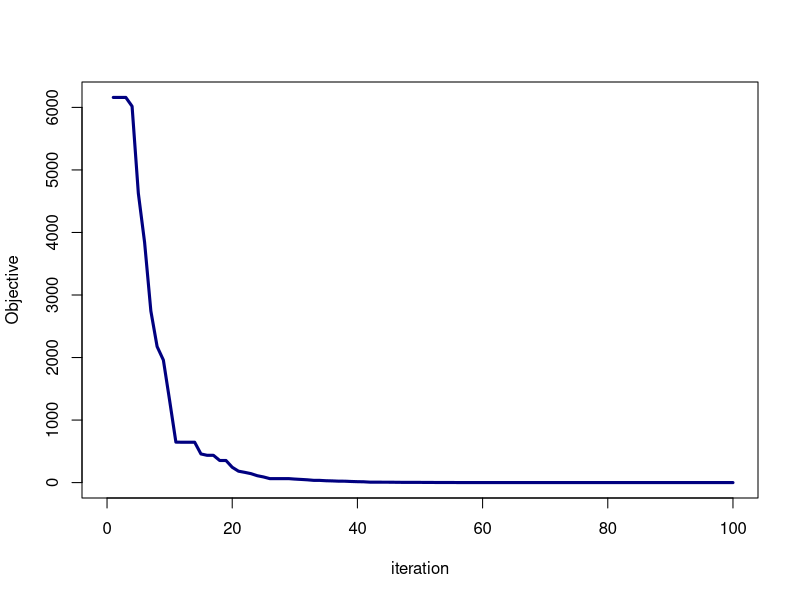
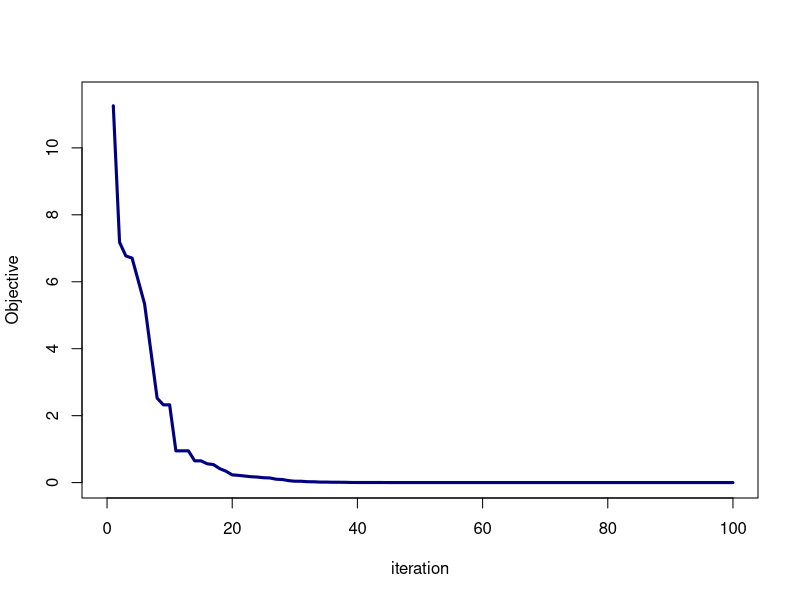
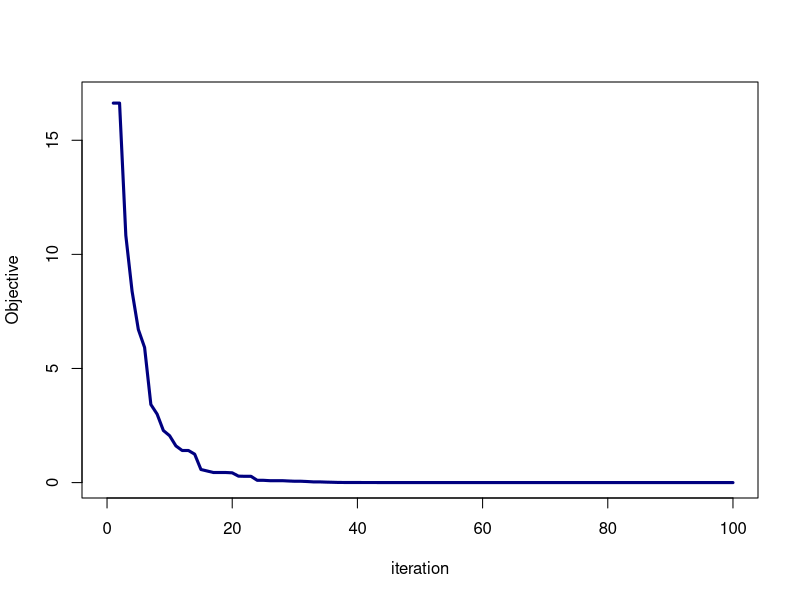
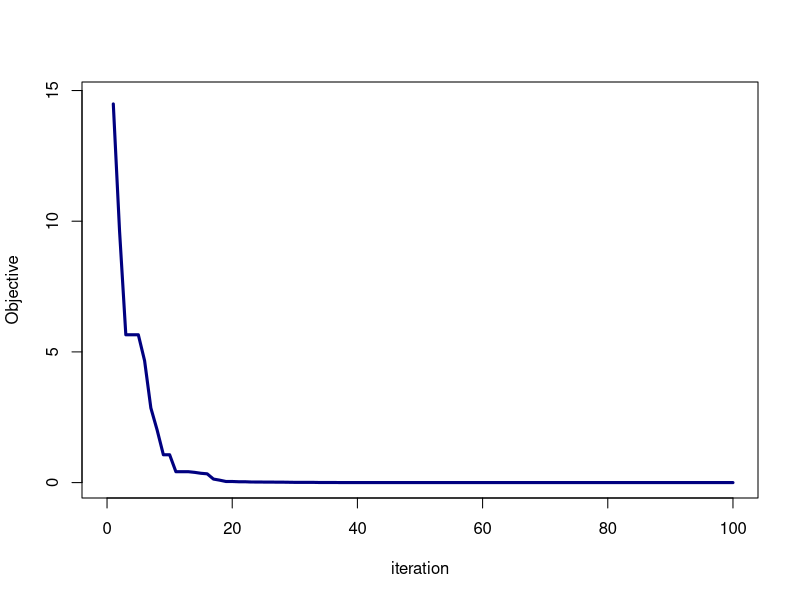
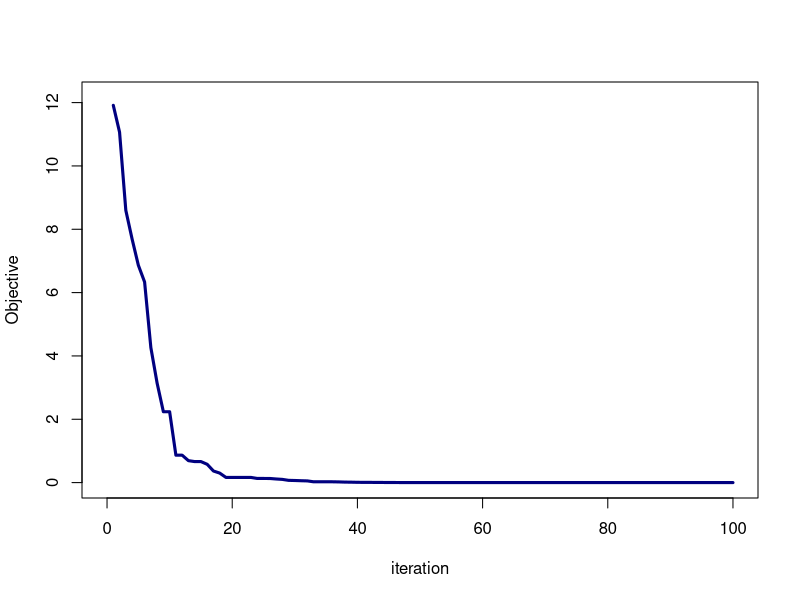
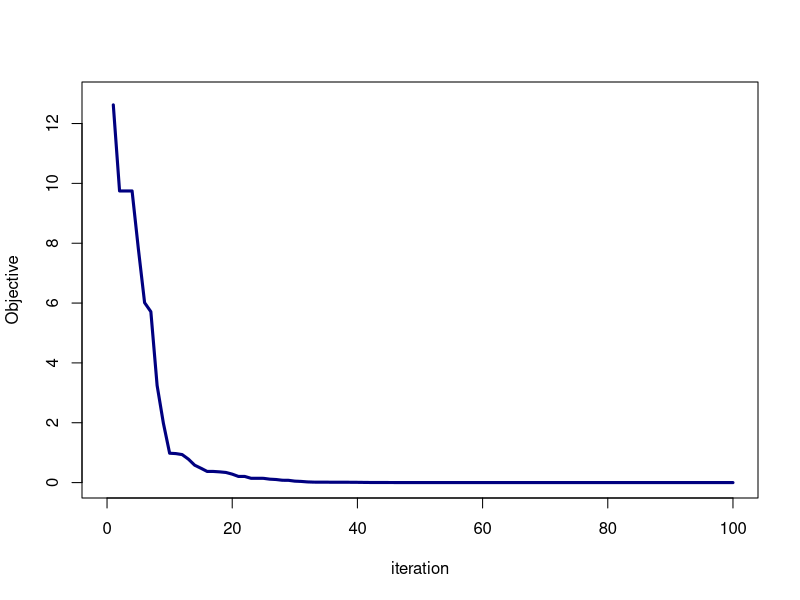
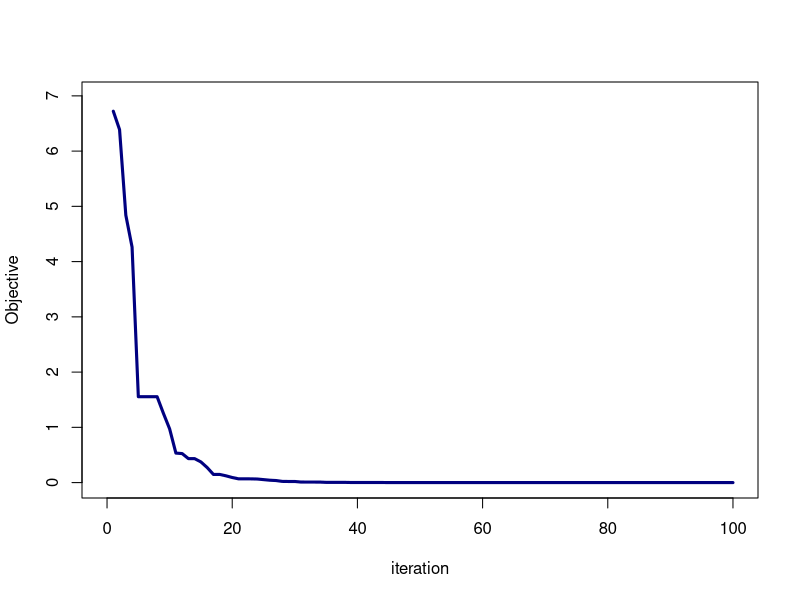
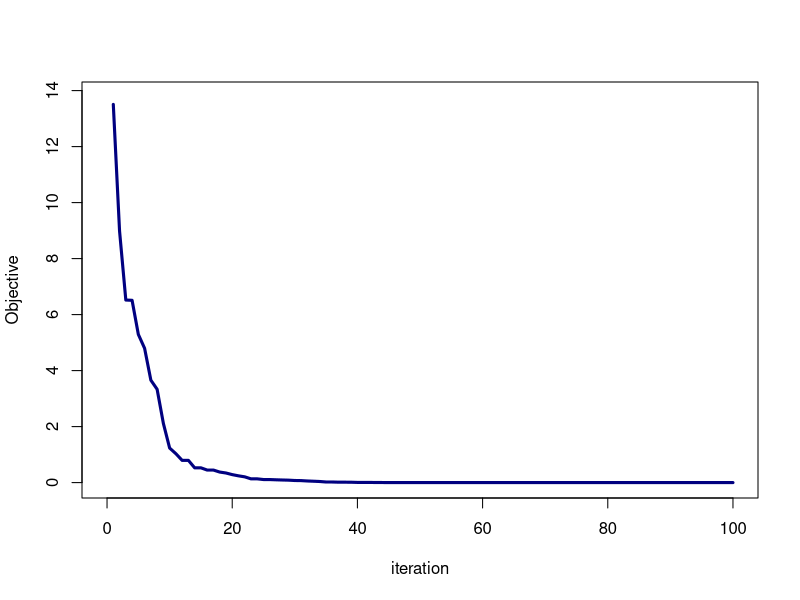

The R source for these figures, in order: (Note: a time limit stopped this script after it produced the figures.)
Population <- function(N, d, lb, ub) {
    return(
        matrix(data = runif(N*d, min = lb, max = ub),
            nrow = N,
            ncol = d,
            byrow = TRUE)
        )
}

Objective <- function(population) {
    return(
        apply(population**2, 1, sum)
    )
}

Roulette <- function(objective, population, N, d) {
    objective <- 1/objective
    probs <- objective/sum(objective) 
    c.probs <- cumsum(probs)
    offspring <- matrix(nrow = N, ncol = d)

    for(i in 1: N) {
        offspring[i, ] <- population[which(c.probs >= runif(1))[1], ]
    }

    return(offspring)
}

RankSelection <- function(objective, population, N, d) {
    objective <- 1/objective
    probs <- rank(objective, ties.method = "min")/sum(objective)
    selected <- sample(objective, N, replace = TRUE, prob = probs)
    offspring <- matrix(nrow = N, ncol = d)

    for(i in 1: N) {
        if (length(population[objective == selected[i], ]) > d)
            offspring[i, ] <- population[objective == selected[i], ][1, ]
        else {
            offspring[i, ] <- population[objective == selected[i], ]
        }
    }

    return(offspring)
}

CrossOver <- function(offspring, N, d, p.cross) {
    pairs <- sample(N)

    for(i in 1: (N/2)) {
        parent1 <- offspring[pairs[2*i - 1], ]
        parent2 <- offspring[pairs[2*i], ]
        if (runif(1) < p.cross) {
            c.point <- sample(d - 1, 1)
            dummy <- parent1[(c.point + 1): d]
            parent1[(c.point + 1): d] <- parent2[(c.point + 1): d]
            parent2[(c.point + 1): d] <- dummy
            offspring[pairs[2*i - 1], ] <- parent1
            offspring[pairs[2*i], ] <- parent2
        }
    }

    return(offspring)
}

Mutation <- function(N, d, offspring, lb, ub, delta, p.mutation) {
    offspring <- c(t(offspring))

    for (i in 1: (N*d)) {
        rn <- runif(1)
        if (rn < p.mutation) {
            rnm <- runif(1, -1, 1)
            offspring[i] <- offspring[i] + rnm*delta*(ub - lb)  
            if(offspring[i] < lb) {
                offspring[i] <- lb
            } else if (offspring[i] > ub) {
                offspring[i] <- ub
            }
        }
    }
    
    offspring <- matrix(offspring, nrow = N, byrow = TRUE)
    
    return(offspring)
}

GA <- function(N, d, lb, ub, p.cross, p.mutation, delta = .05, iter.bound = 100) {
    iter <- 0
    population <- Population(N, d, lb, ub)
    
    best_fitness <- Inf
    fitness_values <- numeric(iter.bound)

    while(iter < iter.bound) {
        objective <- Objective(population)

        if(min(objective) < best_fitness) {
            best_fitness <- min(objective)
            best_chromosome <- population[which(objective == min(objective)), ]
            fitness_values[iter + 1] <- best_fitness
        } else {
            fitness_values[iter + 1] <- best_fitness
        }

        if(iter < iter.bound/2) {
            offspring <- RankSelection(objective, population, N, d)
        } else {
           offspring <- Roulette(objective, population, N, d)
        }

        offspring <- CrossOver(offspring, N, d, p.cross)
        population <- Mutation(N, d, offspring, lb, ub, delta, p.mutation)

        iter <- iter + 1
    }

    plot(fitness_values, type = "l", lwd = 3, col = "navy blue", xlim = c(0, iter.bound),
        ylim = c(0, max(fitness_values) + .25), xlab = "iteration", ylab = "Objective")

    return(list("best.chromosome" = best_chromosome[c(1: d)],
                "best.fitness" = best_fitness,
                "fitness.values" = fitness_values))
}

GA(500, 10, -100, 100, .95, .05, .01)

Benchmark <- function(...) {
    fitness_values <- numeric(100)
    pb <- progress::progress_bar$new(
        format = "[:bar] :percent",
        total = 100, clear = FALSE, width = 60
        )

    start <- Sys.time()

    for(i in 1: 100) {
        fitness_values[i] <- GA(500, 8, -5, 5, .95, .05, .01, 100)$best.fitness
        pb$tick()
    }
    
    end <- Sys.time()

    return(list("mean.fitness" = mean(fitness_values),
                "var.fitness" = var(fitness_values),
                "max.fitness" = max(fitness_values),
                "time" = c(end - start)))
}

Benchmark()
